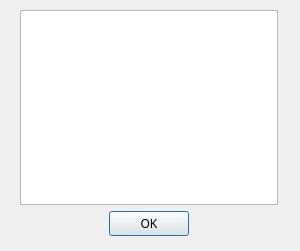
<?xml version="1.0" encoding="UTF-8"?>
<ui version="4.0">
 <class>Dialog</class>
 <widget class="QDialog" name="Dialog">
  <property name="geometry">
   <rect>
    <x>0</x>
    <y>0</y>
    <width>300</width>
    <height>251</height>
   </rect>
  </property>
  <property name="font">
   <font>
    <family>Yu Gothic UI Semibold</family>
   </font>
  </property>
  <property name="windowTitle">
   <string>Dialog</string>
  </property>
  <widget class="QWidget" name="">
   <property name="geometry">
    <rect>
     <x>20</x>
     <y>10</y>
     <width>258</width>
     <height>226</height>
    </rect>
   </property>
   <layout class="QVBoxLayout" name="verticalLayout">
    <item>
     <widget class="QTextBrowser" name="textBrowser">
      <property name="font">
       <font>
        <family>Yu Gothic UI Semibold</family>
       </font>
      </property>
     </widget>
    </item>
    <item>
     <layout class="QHBoxLayout" name="horizontalLayout">
      <item>
       <spacer name="horizontalSpacer">
        <property name="orientation">
         <enum>Qt::Horizontal</enum>
        </property>
        <property name="sizeHint" stdset="0">
         <size>
          <width>40</width>
          <height>20</height>
         </size>
        </property>
       </spacer>
      </item>
      <item>
       <widget class="QPushButton" name="pushButton">
        <property name="text">
         <string>OK</string>
        </property>
       </widget>
      </item>
      <item>
       <spacer name="horizontalSpacer_2">
        <property name="orientation">
         <enum>Qt::Horizontal</enum>
        </property>
        <property name="sizeHint" stdset="0">
         <size>
          <width>40</width>
          <height>20</height>
         </size>
        </property>
       </spacer>
      </item>
     </layout>
    </item>
   </layout>
  </widget>
 </widget>
 <resources/>
 <connections/>
</ui>
